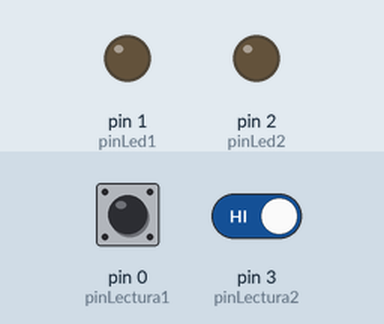
Simulated run of this program. Board: MicroPython board. On the bench: output pins drawn as LEDs (lit = HIGH). The test bench sets the inputs (shaded band); at power-on: pin 0 (pinLectura1) HIGH, pin 3 (pinLectura2) HIGH.

Above: at 1.2 s.
1.3 s: pin 0 (pinLectura1) driven LOW
At 2.2 s:
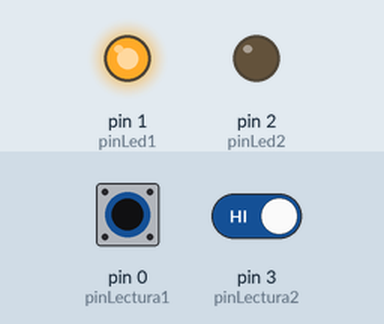
2.8 s: pin 3 (pinLectura2) driven LOW
At 3.4 s:
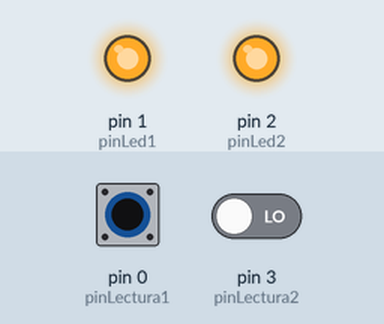
4.3 s: pin 0 (pinLectura1) pulsed HIGH 5 times (0.12 s each, 0.3 s apart)
At 6.3 s:
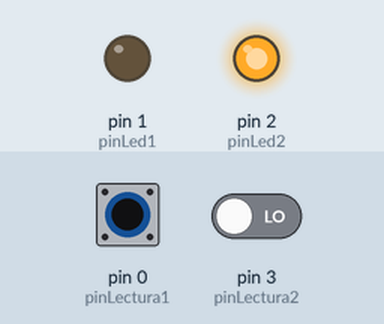
Timing chart, 0 to 7.8 s (numbered marks = the images above; inputs shaded):
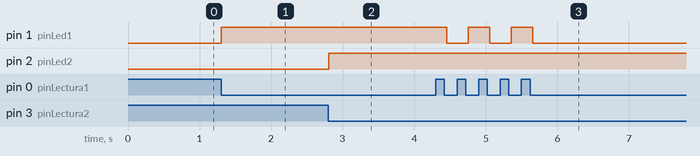

Measured:
- after the input at 1.3 s, pin 1 (pinLed1): LOW → HIGH at once
- after the input at 2.8 s, pin 2 (pinLed2): LOW → HIGH at once
- after the input at 4.3 s, pin 1 (pinLed1): alternates HIGH for 0.30 s and LOW for 0.30 s, 5 changes in all, then stays LOW, starting after 0.16 s

The program:

Codigo-Ejercicio-Propuesto.py
```python
from machine import Pin
import time

pinLectura1 = Pin(0, Pin.IN)
pinLed1 = Pin(1, Pin.OUT)
estado_anterior1 = 1

pinLectura2 = Pin(3, Pin.IN)
pinLed2 = Pin(2, Pin.OUT)
estado_anterior2 = 1

while True:

    lectura1 = pinLectura1.value()
    lectura2 = pinLectura2.value()

    if lectura1 == 0 and estado_anterior1 == 1:
        pinLed1.toggle()
    estado_anterior1 = lectura1

    if lectura2 == 0 and estado_anterior2 == 1:
        pinLed2.toggle()
    estado_anterior2 = lectura2

    time.sleep(0.05)
```
